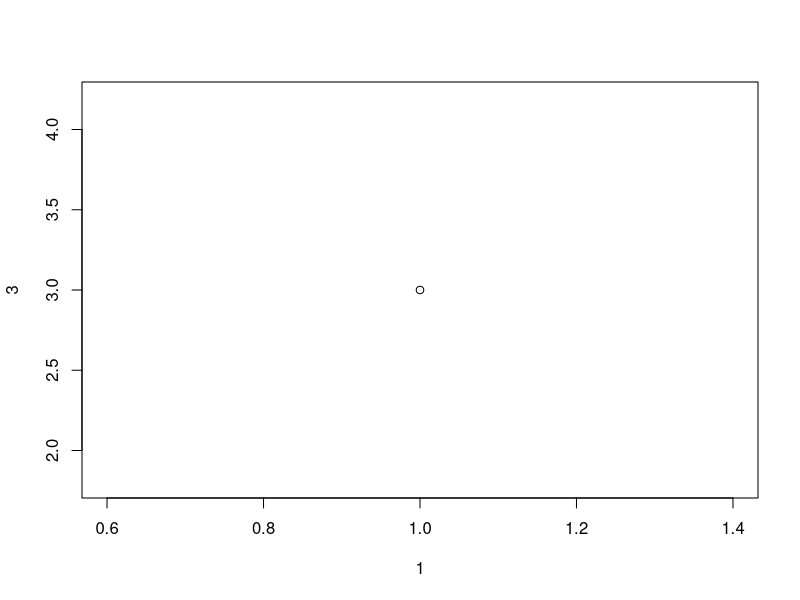
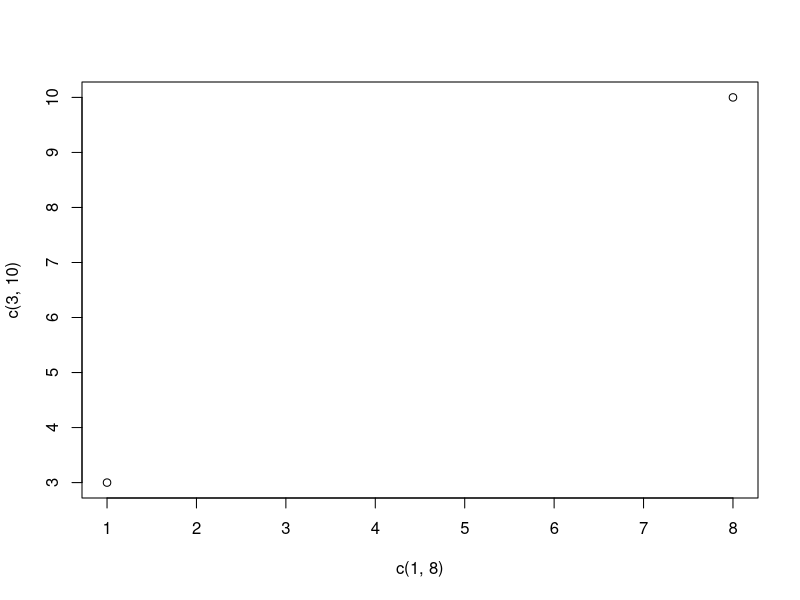
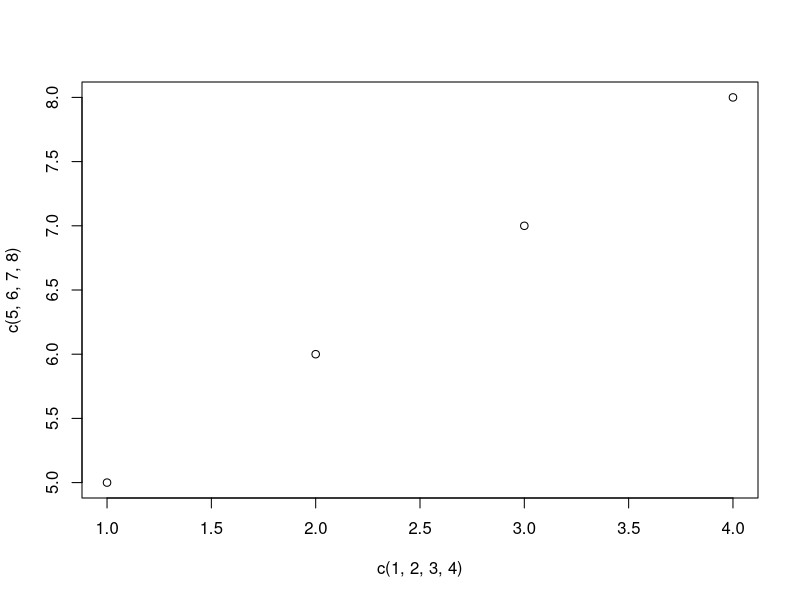
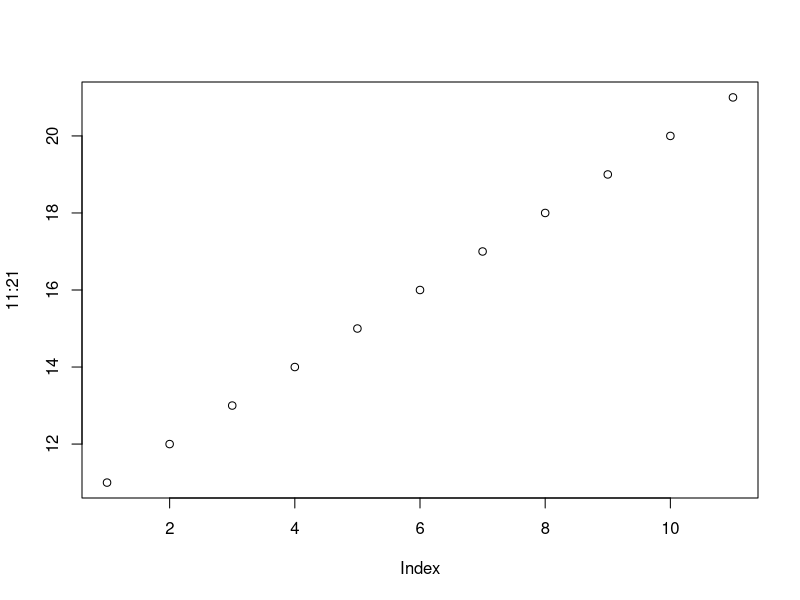
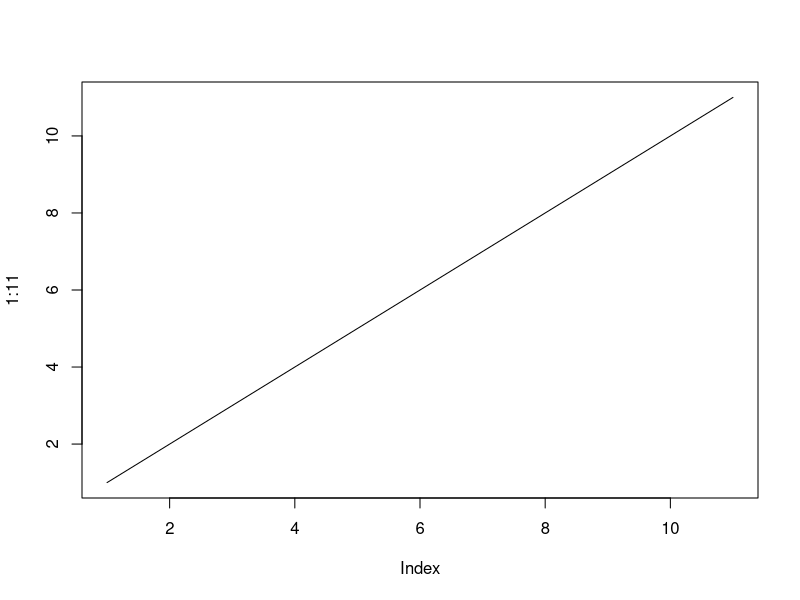
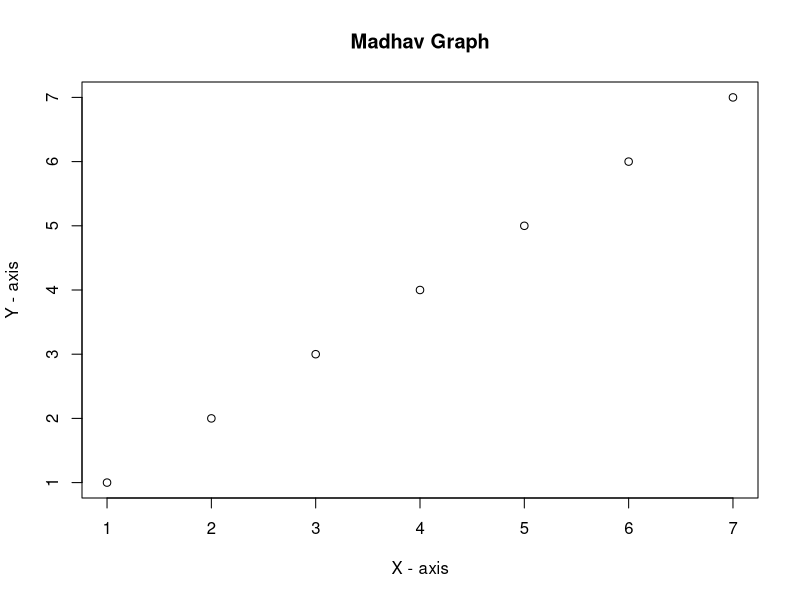
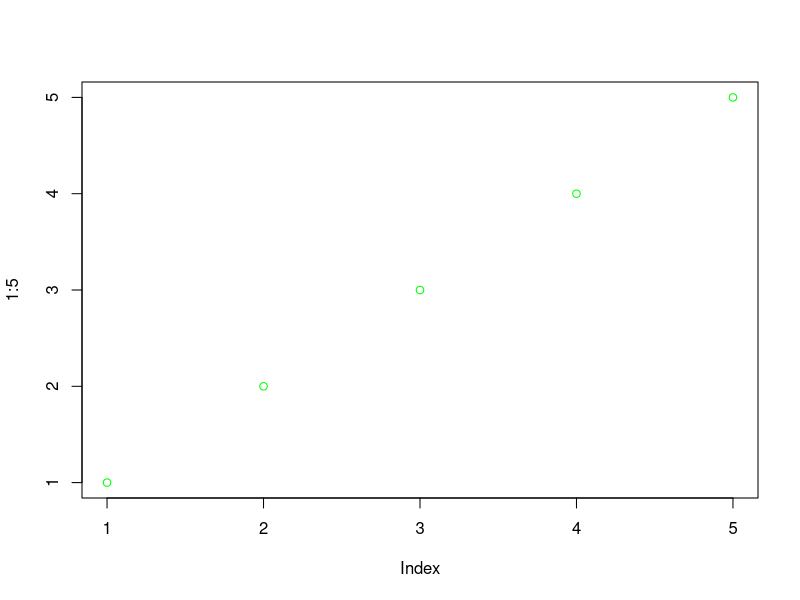
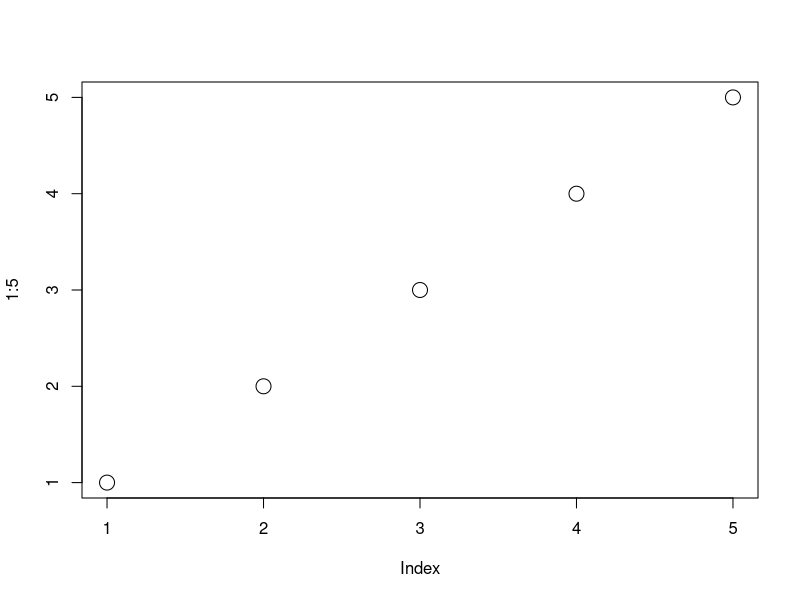

R code for these plots, in order:
# R graphics

# 1. R plot

# the plot() function is used to draw points(markers) in a diagram.
# the function takes parameters for specifying points iin the diagram.

# parameter 1 : x-axis
# parameter 2 : y-axis

# draw one point in the diagram, at position(1) and position(3).
plot(1,3)

# draw two points in the diagram, one at position (1,3) and one in position(8,10).
plot(c(1,8),c(3,10))

# how to plot multiple points : 
plot(c(1,2,3,4),c(5,6,7,8))
# here c(1,2,3,4) --> are c(x1,x2,x3,x4,...)
# , and c(5,6,7,8) --> are c(y1,y2,y3,y4,...)

# sequences of points
# if you want to draw dots in a sequence, on both the x and y axis, use the : operator

plot(11:21)

# draw a line 
# the plot() function also takes a type parameter with the value l to draw a line to connect all the points in the diagram.

plot(1:11,type = "l")


# plot labels
# the plot() function also accept other parameters, such as main, xlab,and ylab.
plot(1:7,main = "Madhav Graph",xlab = "X - axis",ylab = "Y - axis")


# graph appearance

# there are many other parameters you can use to change the appearance of the points.

# use col = "color" to add a color to the points
plot(1:5,col="green")


# size : use cex = number to change the size of the points (1 is default, while 0.5 means 50% smaller, and 2 means 100% larger).

plot(1:5,cex=2)

# point shape : (use pch with a value from 0 to 25 to change the point shape format)

plot(1:5,pch=25,cex=2)
plot(1:5,pch=5,cex=2)





















